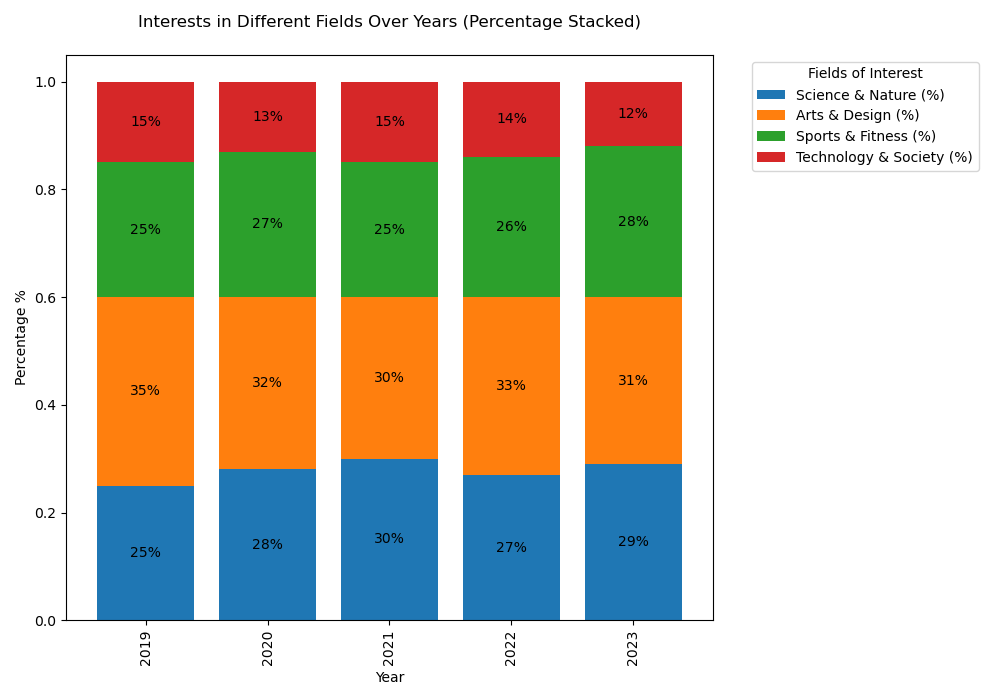

Recreate this plot in Python.

import seaborn as sns
import matplotlib.pyplot as plt
import pandas as pd

# Create a dataframe from the chart data
data = [
    {'Year': 2019, 'Science & Nature (%)': 25, 'Arts & Design (%)': 35, 'Sports & Fitness (%)': 25, 'Technology & Society (%)': 15},
    {'Year': 2020, 'Science & Nature (%)': 28, 'Arts & Design (%)': 32, 'Sports & Fitness (%)': 27, 'Technology & Society (%)': 13},
    {'Year': 2021, 'Science & Nature (%)': 30, 'Arts & Design (%)': 30, 'Sports & Fitness (%)': 25, 'Technology & Society (%)': 15},
    {'Year': 2022, 'Science & Nature (%)': 27, 'Arts & Design (%)': 33, 'Sports & Fitness (%)': 26, 'Technology & Society (%)': 14},
    {'Year': 2023, 'Science & Nature (%)': 29, 'Arts & Design (%)': 31, 'Sports & Fitness (%)': 28, 'Technology & Society (%)': 12}
]
df = pd.DataFrame(data)
df.set_index('Year', inplace=True)

# Convert the dataframe to a 100% stacked format
df_percent = df.div(df.sum(axis=1), axis=0)

# Plot the 100% stacked bar chart
ax = df_percent.plot(kind='bar', stacked=True, color=['#1f77b4', '#ff7f0e', '#2ca02c', '#d62728'], figsize=(10, 7), width=0.8)

# Customizing the plot to make it more informative
plt.title('Interests in Different Fields Over Years (Percentage Stacked)', pad=20)
plt.xlabel('Year')
plt.ylabel('Percentage %')

# Annotate the percentages on top of the bars
for p in ax.patches:
    width = p.get_width()
    height = p.get_height()
    x, y = p.get_xy()
    if height > 0:
        ax.text(x + width / 2, 
                y + height / 2, 
                '{:.0%}'.format(height), 
                horizontalalignment='center', 
                verticalalignment='center')

# Adjust legend
plt.legend(title='Fields of Interest', bbox_to_anchor=(1.05, 1), loc='upper left')

# Show the plot
plt.tight_layout()
plt.show()
